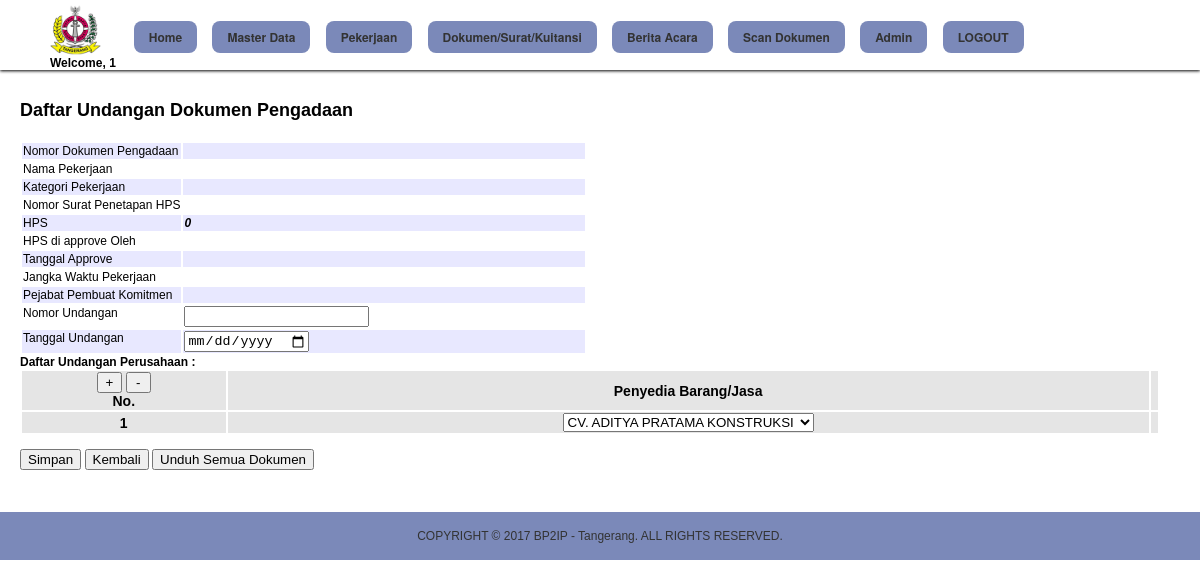
Screenshot of /dokumen_pengadaan_undangan_list.php (signed in) with the database file from the repository.
### tables this page shows
CREATE TABLE `backoffice_menu` (
  `id` int(11) NOT NULL AUTO_INCREMENT,
  `seqno` int(11) NOT NULL,
  `parent_id` int(11) NOT NULL,
  `name` varchar(100) NOT NULL,
  `url` varchar(100) NOT NULL,
  `is_active` tinyint(4) NOT NULL,
  `created_at` datetime DEFAULT NULL,
  `created_by` varchar(100) NOT NULL,
  `created_ip` varchar(20) DEFAULT NULL,
  `updated_at` datetime DEFAULT NULL,
  `updated_by` varchar(100) NOT NULL,
  `updated_ip` varchar(20) DEFAULT NULL,
  `xtimestamp` timestamp NOT NULL DEFAULT CURRENT_TIMESTAMP ON UPDATE CURRENT_TIMESTAMP,
  PRIMARY KEY (`id`)
);

### common.php (called while the page is built, shortened)
<?php
	$__appstitle				= "Aplikasi Database Arsip BP2IP - Tangerang";
	$__isloggedin				= @$_SESSION["isloggedin"];
	$__user_id					= @$_SESSION["user_id"];
	$__fullname					= @$_SESSION["fullname"];
	include_once "classes/database.php";
    include_once "classes/form_elements.php";
    include_once "classes/tables.php";
	$db = new Database();
	$__group_id 				= $db->fetch_single_data("users","group_id",array("id" => $__user_id));
	if($__group_id > 0){
		$db->addtable("backoffice_menu_privileges");
		$db->addfield("backoffice_menu_id");
		$db->where("group_id",$__group_id);
	} else if($__user_id == 1) {
		$db->addtable("backoffice_menu");
		$db->addfield("id");
	}
	$arrmenu = $db->fetch_data(true);
	foreach($arrmenu as $menu){
		$__menu_ids[$menu[0]] = 1;
	}
	function javascript($script){  ?> <script> $( document ).ready(function() { <?=$script;?> }); </script> <?php }

### classes/database.php (called while the page is built, shortened)
<?php
    class Database {
        protected $host   = "";
        protected $user   = "";
        protected $pass   = "";
        protected $dbname = "";
        protected $tables = array();
        protected $fields = array();
        protected $where  = array();
        protected $order  = array();
        protected $limit  = "";
		protected $db;
		public function __construct(){
			$this->lines = file($_SERVER["DOCUMENT_ROOT"]."/db_config_arsiparis_ulp.txt");
			$this->arrconfig = explode("|",$this->lines[0]);
			$this->host   = $this->arrconfig[0];
			$this->user   = $this->arrconfig[1];
			$this->pass   = $this->arrconfig[2];
			$this->dbname = $this->arrconfig[3];
			$this->db = $this->conn();
		}
        protected function conn(){
			return mysqli_connect($this->host,$this->user,$this->pass,$this->dbname);
        }
        protected function execute($sql){
            return mysqli_query($this->db,$sql);
        }
        public function fetch_query($sql,$withindex = false){
            $hsl = $this->execute($sql);
            if(mysqli_affected_rows($this->db)>0){
                if(mysqli_affected_rows($this->db)>1 || $withindex){
                    $arr = array();
                    while($temp = mysqli_fetch_array($hsl)){ $arr[] = $temp; }
                    return $arr;
                } else {
                    return mysqli_fetch_array($hsl);
                }
            }
            return array();
        }
        protected function fetch_data_clear(){
            $this->tables = array();
            $this->fields = array();
            $this->where = array();
            $this->awhere = "";
            $this->order = array();
            $this->limit = "";
            $this->joiners = array();
        }
        public function addtable($table){
            array_push($this->tables,$table);
        }
        public function addfield($field,$tablekey=0){
			if(stripos(" ".$field,"concat(") == 0 && stripos(" ".$field,"count(") == 0){
				$arrfield = explode(",",$field);
				foreach($arrfield as $_field){
					$this->fields[$_field]=$tablekey;
				}
			} else {
				$this->fields[$field]=$tablekey;
			}
        }
        public function where($field,$value,$datatype = 's',$operator = '=',$tablekey = 0){
            if(!$datatype) $datatype = "s";
            if(!$operator) $operator = "=";
            $this->where[] = array("tablekey"=>$tablekey,"field"=>$field,"value"=>$value,"datatype"=>$datatype,"operator"=>$operator);
        }
        public function order($field,$tablekey = 0){
            $this->order[] = array("tablekey"=>$tablekey,"field"=>$field);
        }
        public function limit($value){
            $this->limit = $value;
        }
        public function fetch_data($withindex = false,$field_index = null){
            $_fields = "";
			if(count($this->fields) > 0){
				foreach ($this->fields as $field => $tablekey){
					if(stripos(" ".$field,"concat(") > 0 || stripos(" ".$field,"count(") > 0){
						$_fields .= $field.",";
					} else {
						$_fields .= $this->tables[$tablekey].".`".$field."`,";
					}
				}
				$_fields = substr($_fields,0,-1);
			} else {
				$_fields = " * ";
			}
            foreach ($this->tables as $key => $table){
                if($key == 0) {
                    $_tables = $table;
                } else {
                    $_tables .= " INNER JOIN ".$table." ON ".$joinkeys[$key-1];
                }
            }
            $whereclause = "";
            foreach($this->where as $arr){
                $wherevalue = " ".$arr["operator"]." ";
				if(strtoupper($arr["operator"]) == "IN"){
						$wherevalue .= "(".$this->in_value($arr["value"]).")";
				}else{
					if($arr["datatype"] == 's'){
						$wherevalue .= "'".$arr["value"]."'";
					}else{
						$wherevalue .= $arr["value"];
					}
				}
                $whereclause .= " ".$this->tables[$arr["tablekey"]].".".$arr["field"].$wherevalue." AND";
            }
            if($whereclause) $whereclause = "WHERE ".substr($whereclause,0,-4);
			$orderclause = "";
            foreach($this->order as $arr){
                $orderclause .= $this->tables[$arr["tablekey"]].".".$arr["field"].",";
            }
            if($orderclause) $orderclause = "ORDER BY ".substr($orderclause,0,-1);
			if($this->limit != ""){$limit = " LIMIT ".$this->limit;} else {$limit = "";}
            $return = $this->fetch_query("SELECT $_fields FROM $_tables $whereclause $orderclause $limit",$withindex);
			if(is_null($field_index)){
				return $return;
			} else {
				if(count($return) > 0) return $return[$field_index];
			}
        }
    }
?>

### menu.php (the view, shortened to what this page needs)
<header class="fixedHeader">
	<table width="100%">
		<tr>
			<td>&nbsp;</td>
			<td align="center" width="1100">
				<table style="background-color: rgba(255, 255, 255, 0.0);height:60px;width:100%;" cellpadding="0" cellspacing="0">
					<tr>
						<td nowrap width="1">
							<img src="images/logo-bp2ip-tng.png" style="height:52px;cursor:pointer;border:0px;" alt="<?=$__appstitle;?>" title="<?=$__appstitle;?>" onclick="window.location='index.php';">
						</td>
						<td style="width:30px;" align="left" nowrap>
						<td align="left" valign="top" nowrap>
							<nav id="primary_nav_wrap">
								<ul>
									<?php
										if($__isloggedin){
											$db->addtable("backoffice_menu"); $db->addfield("id,name,url"); $db->where("parent_id",0); $db->where("is_active","1"); $db->order("seqno");
											$arrmenu = $db->fetch_data(true);
											foreach($arrmenu as $menu){
												if($__menu_ids[$menu["id"]]){
													echo "<li class='bo_menu'><a href='".$menu["url"]."'>".$menu["name"]."</a>";
													echo "</li>";
													echo "<li>&nbsp;</li>";
												}
											}
											echo "<li class='bo_menu'><a href='index.php?logout_action=1'>LOGOUT</a></li>";
										}
									?>
								</ul>
							</nav>
						</td>
					</tr>
					<tr>
						<td colspan="3">
							<?php if($__isloggedin){ ?>
								<b>Welcome, <?=$__fullname;?></b>
							<?php } ?>
						</td>
					</tr>
				</table>
			</td>
			<td>&nbsp;</td>
		</tr>
	</table>
</header>
<div style="height:80px;"></div>

### styles/style.css (style rules this page uses)
body { font-family: Helvetica,Arial,sans-serif; font-size:12px; background-color:#E5E5E5; }
.fixedHeader { position: fixed; top: 0px; left: 0px; z-index: 2000; width: 100%; }
.fixedHeader:first-child { height:70px; box-shadow: 0px 1px 3px #000; background-color: rgba(255, 255, 255, 0.80); }

### backoffice.css (style rules this page uses)
.bo_menu { position:relative; float:left; cursor:pointer; font-size:14px; -moz-border-radius: 8px; -webkit-border-radius: 8px; background-color:rgba(67, 87, 156, 0.7); }
#primary_nav_wrap { margin-top:15px }
#primary_nav_wrap ul { list-style:none; position:relative; float:left; margin:0; padding:0 }
#primary_nav_wrap ul a { display:block; color:#333; text-decoration:none; font-weight:700; font-size:12px; line-height:32px; padding:0 15px; font-family:"HelveticaNeue","Helvetica Neue",Helvetica,Arial,sans-serif }
#primary_nav_wrap ul li { position:relative; float:left; margin:3px; padding:0 }

### rows the page displays
backoffice_menu: name "Home"
backoffice_menu: name "Master Data"
backoffice_menu: name "Pekerjaan"
backoffice_menu: name "Dokumen/Surat/Kuitansi"
backoffice_menu: name "Berita Acara"
backoffice_menu: name "Scan Dokumen"
backoffice_menu: name "Admin"

### other values shown
$__fullname "1"
$column "Nomor Dokumen Pengadaan"
$column "Nama Pekerjaan"
$column "Kategori Pekerjaan"
$column "Nomor Surat Penetapan HPS"
$column "HPS"
$column "HPS di approve Oleh"
$column "Tanggal Approve"
$column "Jangka Waktu Pekerjaan"
$column "Pejabat Pembuat Komitmen"
$column "Nomor Undangan"
$column "Tanggal Undangan"
$column "No."
$column "Penyedia Barang/Jasa"
$column "1"
